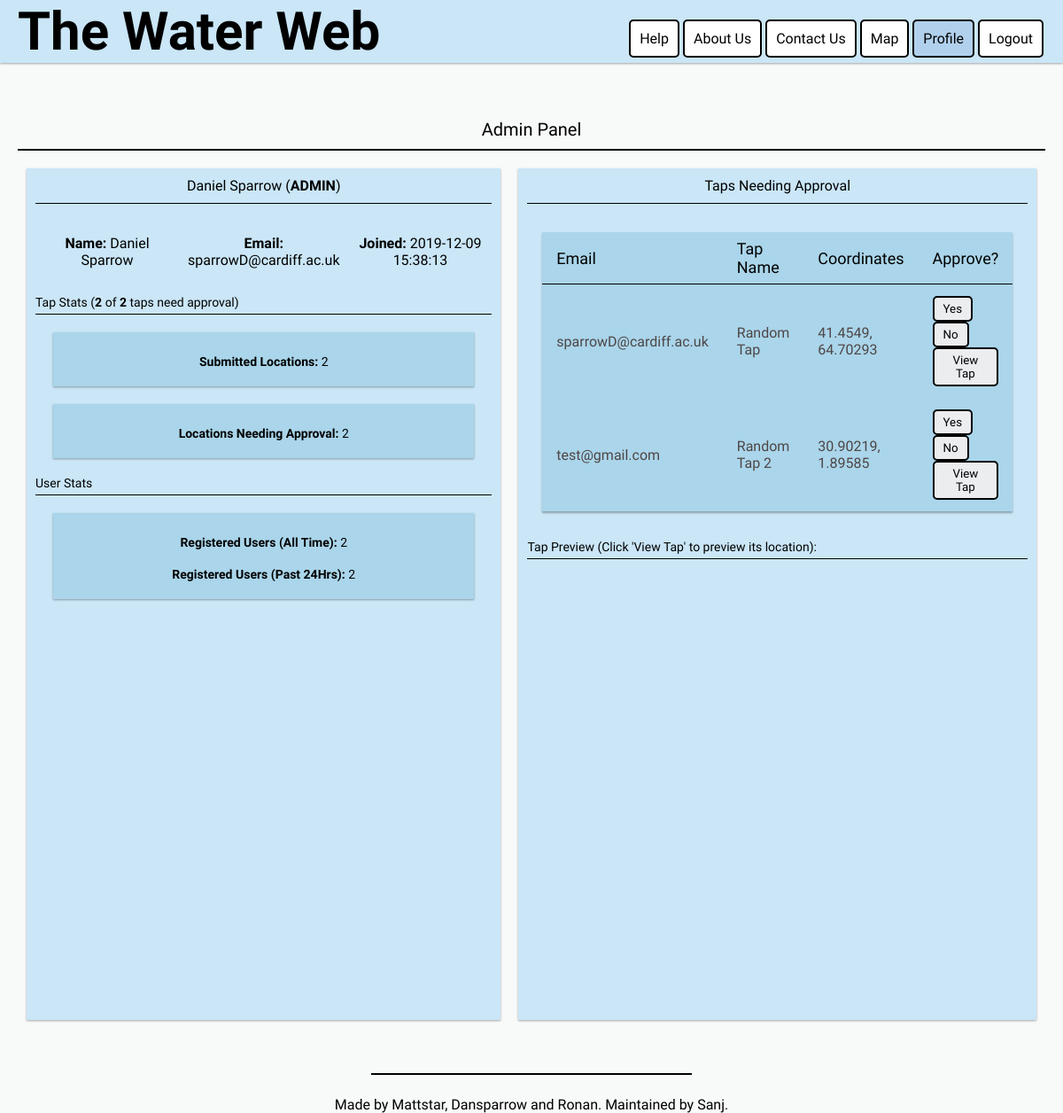
Screenshot of /profile (signed in) with the database file from the repository.
### tables this page shows
CREATE TABLE 'Users' (
'userID' INTEGER NOT NULL PRIMARY KEY AUTOINCREMENT,
'accessLevel' VARCHAR(10) NOT NULL DEFAULT 'Standard',
'firstName' VARCHAR(20) NOT NULL,
'lastName' VARCHAR(20) NOT NULL,
'email' VARCHAR(255) NOT NULL UNIQUE,
'hashedPW' CHAR(60) NOT NULL UNIQUE,
'joinDate' DATETIME NOT NULL DEFAULT CURRENT_TIMESTAMP
);

CREATE TABLE "Locations" (
	"LocationID"	INTEGER NOT NULL PRIMARY KEY AUTOINCREMENT,
	"Email"	TEXT NOT NULL,
	"TapName"	TEXT NOT NULL DEFAULT 'New Location',
	"Latitude"	INTEGER NOT NULL,
	"Longitude"	INTEGER NOT NULL,
	"IMG"	TEXT,
	"Approved"	BOOL NOT NULL DEFAULT 0,
	CONSTRAINT UniqueCoordinates UNIQUE (Latitude, Longitude)
);

### tapserver.py (the view)
@app.route("/profile")
def profilePage():
    return(check_session(session.get("sessionID")))

### adminFunctionality.py (called while the page is built)
def retrieveTaps(approved):
    conn = sqlite3.connect(tapDB)
    cur = conn.cursor()
    if approved is False:
        cur.execute("SELECT * FROM Locations WHERE Approved=0;")
    else:
        cur.execute("SELECT * FROM Locations;")
    result = cur.fetchall()
    conn.close()
    return(result)

def countTaps():
    conn = sqlite3.connect(tapDB)
    cur = conn.cursor()
    cur.execute("SELECT COUNT(*) FROM Locations WHERE Approved=0;")
    unapproved = cur.fetchone()[0]
    cur.execute("SELECT COUNT(*) FROM Locations;")
    total = cur.fetchone()[0]
    conn.close()
    return([unapproved, total])

### loginFunctionality.py (called while the page is built)
def check_for_session(IP):
    conn = sqlite3.connect(tapDB)
    cur = conn.cursor()
    cur.execute("SELECT sessionID, email, IP, expiryDT FROM Sessions WHERE IP=?;", [IP])
    result = cur.fetchone()
    if result is None:
        return False
    else:
        return(result)

### templates/admin.html (shortened to what this page needs)
<!DOCTYPE html>
{% extends "base.html" %}
{% block head %}
<link rel="stylesheet" type="text/css" href="./static/tables.css">
<link rel="stylesheet" href="https://d19vzq90twjlae.cloudfront.net/leaflet-0.7/leaflet.css" />
{% endblock %}
{% block content %}
  <p class="heading">Admin Panel</p>
  <section class="container">
    <section class="inner-container">
      <p class="heading">{{ name }} (<strong>ADMIN</strong>)</p>
      <section class="stat-container">
        <article class="stat-flex">
          <p><strong>Name:</strong> {{ name }}</p>
        </article>
        <article class="stat-flex">
          <p><strong>Email:</strong> {{ email }}</p>
        </article>
        <article class="stat-flex">
          <p><strong>Joined:</strong> {{ joined }}</p>
        </article>
      </section>
      <p class="subheading">Tap Stats (<strong>{{ tap_count[0] }}</strong> of <strong>{{ tap_count[1] }}</strong> taps need approval)</p>
      <article class="stat">
        <p><strong>Submitted Locations:</strong> {{ tap_count[0] }}</p>
      </article>
      <article class="stat">
        <p><strong>Locations Needing Approval:</strong> {{ tap_count[1] }}</p>
      </article>
      <p class="subheading">User Stats</p>
      <article class="stat">
        <p><strong>Registered Users (All Time):</strong> 2 </p>
        <p><strong>Registered Users (Past 24Hrs):</strong> 2 </p>
      </article>
    </section>
    <section class="inner-container">
      <p class="heading">Taps Needing Approval</p>
      <table>
        <thead>
          <tr>
            <th align='left' data-title='Email'>Email</th>
            <th align='left' data-title='Tap Name'>Tap Name</th>
            <th align='left' data-title='Coordinates'>Coordinates</th>
            <th align='left' data-title='Approve?'>Approve?</th>
          </tr>
        </thead>
        {% for tap in unapproved_taps %}
          <tr>
            <td data-title='Email'>{{ tap[1] }}</td>
            <td data-title='Tap Name' id="{{ tap[3] }}, {{ tap[4] }}">{{ tap[2] }}</td>
            <td data-title='Coordinates'>{{ tap[3] }}, {{ tap[4] }}</td>
            <td data-title='Approve?'>
              <button class="table-button" onclick="approveTap('{{ tap[3] }}, {{ tap[4] }}')">Yes</button>
              <button class="table-button" onclick="removeTap('{{ tap[3] }}, {{ tap[4] }}')">No</button>
              <button class="table-button" onclick="setCurrentPosition('{{ tap[3] }}, {{ tap[4] }}')" style="float: right">View Tap</button>
            </td>
          </tr>
        {% endfor %}
        </table>
      <p class="subheading">Tap Preview (Click 'View Tap' to preview its location):</p>
      <div id="leaflet-map"></div>
    </section>
  </section>
{% endblock %}

### templates/base.html (shortened to what this page needs)
<!DOCTYPE html>
<head>
  <link rel="stylesheet" type="text/css" href="./static/temp.css">
  {% block head %}{% endblock %}
</head>
<body class="fade-in">
<header class="headerbar">
  <a class="neutral" href="{{ url_for('homePage') }}">
    <h1> The Water Web </h1>
  </a>
  <nav>
    <div class="navbar" id="mainnavfloat">
      <a id="{{ url_for('helpPage')[1:] }}" href="{{ url_for('helpPage') }}">Help</a>
      <a id="{{ url_for('aboutPage')[1:] }}" href="{{ url_for('aboutPage') }}">About Us</a>
      <a id="{{ url_for('contactPage')[1:] }}" href="{{ url_for('contactPage') }}">Contact Us</a>
      <a id="{{ url_for('mapPage')[1:] }}" href="{{ url_for('mapPage') }}">Map</a>
      {% if session["sessionID"]|length > 0 %}
      <a id="profile" href="{{ url_for('profilePage') }}">Profile</a>
      <a href="{{ url_for('logoutRoute') }}">Logout</a>
      {% else %}
      <a id="{{ url_for('signinPage')[1:] }}" href="{{ url_for('signinPage') }}">Sign In/Register</a>
      {% endif %}
    </div>
  </nav>
</header>
<section id="messages">
</section>
<section id="main-content">
    {% block content %} {% endblock %}
</section>
</body>
<footer>
	<div class = "footerbar"><hr>
		<p>Made by Mattstar, Dansparrow and Ronan. Maintained by Sanj.</p>
	</div>
</footer>

### static/temp.css (style rules this page uses)
* { padding:0px; margin:0px; font-family: 'Alata', sans-serif; text-align: center; margin-top: 20px; }
body { background-color: #F8F9F9 ; }
.subheading { text-align: left; padding-bottom: 5px; border-bottom: solid 1px black; }
.stat { box-shadow: 0 1px 3px rgba(0,0,0,0.12), 0 1px 2px rgba(0,0,0,0.24); padding: 5px 10px 20px 10px; background-color: rgb(170, 213, 234); margin: 20px; }
.stat p { font-size: 14px; }
.stat-container { display: flex; margin-top: 0px; }
.stat-flex { flex: 3; padding: 10px; margin-top: 0px; }
.neutral, .neutral:hover, .neutral:visited { text-decoration: none; color: black; }
#main-content { padding: 0px 20px 40px 20px; }
.container { display: flex; margin-top: 20px; }
.inner-container { flex: auto; margin: 0px 10px; box-shadow: 0 1px 3px rgba(0,0,0,0.12), 0 1px 2px rgba(0,0,0,0.24); padding: 5px 10px 20px 10px; background-color: #CAE6F7; }
.inner-container > .heading { margin: 5px 0px; font-size: 16px; padding-bottom: 10px; border-bottom: solid 1px #37474F; border-bottom: solid 1px black; }
.inner-container > p { font-size: 14px; }
.inner-container button { display: inline-block; margin-top: 20px; background-color: #ebedef; padding: 5px 10px 5px 10px; border: 2px solid black; border-radius: 5px; cursor: pointer; }
.inner-container button.table-button { margin-top: 0px; }
h1 { font-size: 60px; }
p.heading { font-size: 20px; padding-bottom: 10px; border-bottom: solid 2px black; }
hr { display: inline-block; width: 30%; border: 1px solid black; }
nav { background-color: transparent; overflow: hidden; text-align: center; }
.navbar { text-decoration: none; font-family: 'Alata', sans-serif; font-size: medium; display: inline-block; }
.navbar a { border: 2px solid black; border-radius: 5px; text-decoration: none; float: left; margin: 2px; padding: 10px; font-size: 16px; color: black; display: inline-block; text-align: center; background-color: white; -webkit-transition: padding 0.1s, background-colour 0.4s; }
@media screen and (min-width : 1100px) { * { margin-top: 0px; } }
@media screen and (min-width : 1100px) { p { margin-top: 20px; } }
@media screen and (min-width : 1100px) { hr { margin-top: 20px; } }
@media screen and (min-width : 1100px) { .headerbar { z-index: 1; margin-top: 0px; position: fixed; float: right; top: 0px; width: 100%; background-color: #CAE6F7; box-shadow: 0 1px 3px rgba(0,0,0,0.12), 0 1px 2px rgba(0,0,0,0.24); } }
@media screen and (min-width : 1100px) { h1 { margin-left: 20px; float: left } }
@media screen and (min-width : 1100px) { .navbar { padding: 20px 20px 0px 20px; } }
@media screen and (min-width : 1100px) { #mainnavfloat { float: right; } }
@media screen and (min-width : 1100px) { #main-content { padding: 114px 20px 40px 20px; } }
@media screen and (min-width : 1100px) { #messages { padding-top: 82px; position: fixed; width: 100%; } }
.container { position: inline-block }
.fade-in { opacity:0; -webkit-animation:fadeIn ease-in 1; -moz-animation:fadeIn ease-in 1; animation:fadeIn ease-in 1; -webkit-animation-fill-mode:forwards; -moz-animation-fill-mode:forwards; animation-fill-mode:forwards; -webkit-animation-duration:0.2s; -moz-animation-duration:0.2s; animation-duration:0.3s; }

### static/tables.css (style rules this page uses)
table { position: relative; margin: 32px auto; width: calc(100% - 64px); font-family: Oswald; box-shadow: 0 2px 2px rgba(0, 0, 0, 0.3); border-collapse: collapse; }
th { text-align: left; background-color: rgb(170, 213, 234); border-bottom: solid 1px black; font-size: 18px; color: black; font-weight: normal; padding: 8px 16px 8px 16px; }
td { color: #4e4646; background-color: rgb(170, 213, 234); text-align: left; min-height: 50px; margin-top: 0px; padding: 13px 16px 13px 16px; }
table th, table td { box-sizing: border-box; }

### templates/admin.html (style rules this page uses)
#leaflet-map, #leaflet-container { height: 500px; width: 100%; margin: 0 0 0 0; }

### rows the page displays
Users: joinDate "2019-12-09 15:38:13"
Locations: Email "sparrowD@cardiff.ac.uk", TapName "Random Tap", Latitude "41.4549", Longitude "64.70293"
Locations: Email "test@gmail.com", TapName "Random Tap 2", Latitude "30.90219", Longitude "1.89585"

### other values shown
{{ name }} "Daniel Sparrow"
{{ email }} "sparrowD@cardiff.ac.uk"
{{ tap_count[0] }} "2"
{{ tap_count[1] }} "2"
